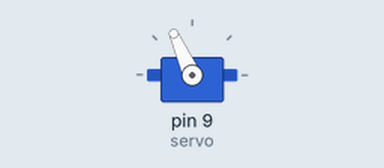
This sketch was run on a simulated Arduino Uno, built with avr-gcc and run on an emulated ATmega328P. Parts: servo. Random numbers use the default seed unless the sketch sets one.

Above: at 0.7 s.
At 6.1 s:
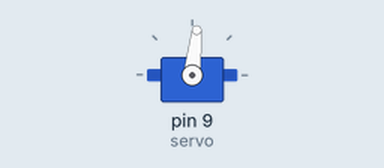
At 14.7 s:
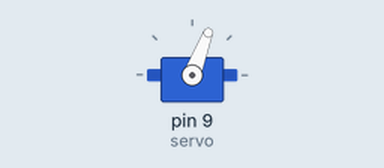
At 36.6 s:
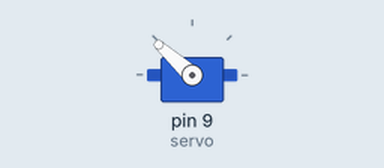
Timing chart, 0 to 40.0 s (numbered marks = the images above):
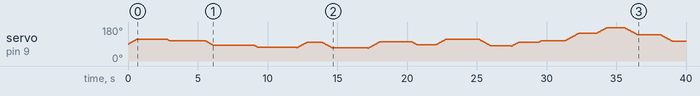

The sketch:

Supremo.ino
```cpp
#include <Servo.h>

Servo servo;
int pos = 90;  // Posição inicial do servo

void setup() {
    servo.attach(9);  // Conecta o servo ao pino D9
    Serial.begin(9600);
    randomSeed(analogRead(0));  // Inicializa números aleatórios com base no ruído do pino A0
}

void moveToPosition(int targetPos) {
    int stepSize = 2;  // Define o tamanho do passo para movimento suave
    if (targetPos > pos) {
        for (int i = pos; i <= targetPos; i += stepSize) {
            servo.write(i);
            delay(50);  // Pequena pausa para suavizar a transição
        }
    } else {
        for (int i = pos; i >= targetPos; i -= stepSize) {
            servo.write(i);
            delay(50);  // Pequena pausa para suavizar a transição
        }
    }
    pos = targetPos;  // Atualiza a posição atual
}

void loop() {
    // Gera uma posição aleatória dentro de um intervalo baseado na posição atual
    int randomDelta = random(-40, 40);  // Movimento aleatório dentro de uma variação limitada
    int randomTarget = constrain(pos + randomDelta, 0, 180);  // Garante que fique dentro dos limites

    moveToPosition(randomTarget);
    delay(random(1000, 3000));  // Espera um tempo aleatório antes de mudar de posição
}
```
